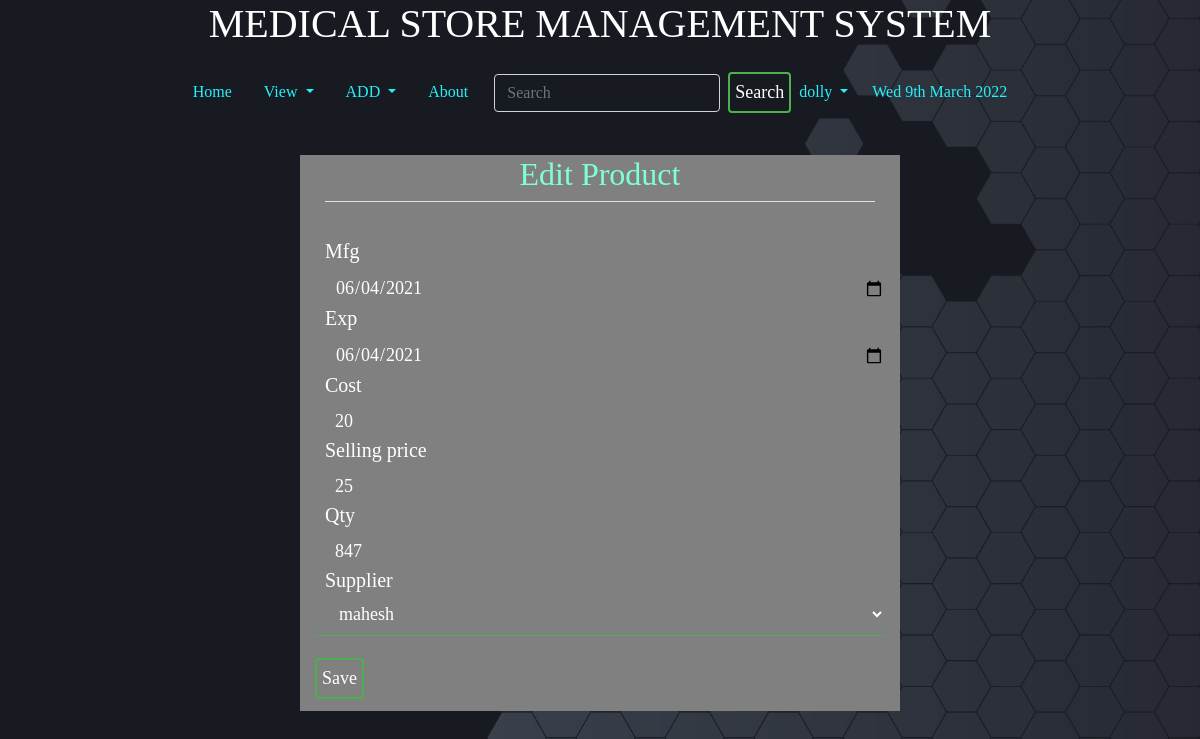
Page /edit/3/ (signed in) on the committed database.
### home/models.py (models this page shows, shortened)
class Product(models.Model):
    name = models.CharField(max_length=200)
    company = models.CharField(max_length=100)
    batch_no = models.CharField(max_length=25)
    cost = models.IntegerField()
    selling_price = models.IntegerField()
    qty=models.IntegerField()
    mfg = models.DateField()
    exp = models.DateField()
    supplier = models.ForeignKey(Supplier, on_delete=models.CASCADE, related_name="supplier_set")
    class Meta:
        ordering= ('name',)

### home/views.py (the view, shortened to what this page needs)
# urls.py: path('edit/<int:pk>/',EditProdView.as_view(), name='edit'),
class EditProdView(generic.UpdateView):
    model = Product
    form_class = ProductForm
    template_name = 'home/product.html'

### home/forms.py
class ProductForm(ModelForm):
    class Meta:
        model = Product
        fields = ('name',)

### home/models.py (called while the page is built)
    def __str__(self):
        return self.name

### templates/home/product.html (shortened to what this page needs)
{% extends 'basic.html' %}
{% block body %}
{% load static %}
{% load crispy_forms_tags %}
{% if user.is_authenticated %}
<div class="col-md-6 offset-md-3">
        <form method="post" enctype="multipart/form-data">
            <fieldset class="form-group mx-auto">
                <legend class="border-bottom text-center mb-4"><h2>Edit Product</h2></legend>
                {{ form|crispy }}
            </fieldset>
            <button class="btn btn-outline-info " type="submit" value="submit">Save</button>
        </form>
</div>
{% else %}
<h2>Please Log in to Create a Post</h2>
{% endif %}
{% endblock body %}

### templates/basic.html (shortened to what this page needs)
<!DOCTYPE html>
<html lang="en">
<head>
    <link rel="stylesheet" href="https://stackpath.bootstrapcdn.com/bootstrap/4.2.1/css/bootstrap.min.css"
 />
    {% load static %}
    <link href="{% static 'css/style.css'  %}" rel="stylesheet" />
</head>
<body style="
      background: linear-gradient(rgba(0, 0, 0, 0), rgba(0, 0, 0, 0)),
        url('/static/images/a.png');
      background-size: cover;
      background-attachment: fixed;
      background-position: top;
    ">
<h1 class="text-center"><p style="color: white;"> MEDICAL STORE MANAGEMENT SYSTEM</p></h1>
    <nav class="navbar navbar-expand-lg navbar-light" style="background: none; color: white; text-color: white">
        <div class="collapse navbar-collapse" id="navbarSupportedContent">
            <ul class="nav justify-content-center">
                <li class="nav-item {% block blogactive %} {% endblock blogactive %}">
                    <a class="nav-link" href="/">Home</a>
                </li>
                <li class="nav-item dropdown">
                    <a class="nav-link dropdown-toggle" href="#" id="navbarDropdown" role="button"
                        data-toggle="dropdown" aria-haspopup="true" aria-expanded="false">
                        View
                    </a>
                </li>
                <li class="nav-item dropdown">
                    <a class="nav-link dropdown-toggle" href="#" id="navbarDropdown" role="button"
                        data-toggle="dropdown" aria-haspopup="true" aria-expanded="false">
                        ADD
                    </a>
                </li>
                <li class="nav-item {% block aboutactive %} {% endblock aboutactive %}">
                    <a class="nav-link" href="/about/">About</a>
                </li>
                {% if user.is_authenticated %}
                <ul class="navbar-nav">
                    <form method="post" action="/search/" class="form-inline my-2 my-lg-0">
                        <li>
                            <input class="form-control mr-sm-2" style="background: none; color: white" type="search"
                                placeholder="Search" aria-label="Search" name="q" id="q" />
                        </li>
                        <li>
                            <button class="btn btn-outline-dark my-2 my-sm-0" type="submit">
                                Search
                            </button>
                        </li>
                    </form>
                    <li class="nav-item dropdown">
                        <a class="nav-link dropdown-toggle" href="#" id="navbarDropdown" role="button"
                            data-toggle="dropdown" aria-haspopup="true" aria-expanded="false">
                            {{request.user}}
                        </a>
                    </li>
                </ul>
                {% else %}
                <li class="nav-item {% block login %} {% endblock login %}">
                    <a class="nav-link" href="{% url 'home:login' %}">Login</a>
                </li>
                {% endif %}
                <li class="nav-item">
                    <a class="nav-link" href="">{% now "D jS F Y" %}</a>
                </li>
            </ul>
        </div>
    </nav>
    <br />
    {% block body %} {% endblock %} {% block js %} {% endblock %}
</body>
</html>

### static/css/style.css (style rules this page uses)
body { margin: 0; padding: 0; font-family: sens-serif; height: 100vh; }
.nav ,.collapse { width:100%; }
.navbar .nav .nav-item .nav-link:link, .navbar .nav .nav-item .nav-link:visited { color: #26f1fb; text-align: center; }
* { padding: 0; margin: 0; border-radius: border-box; }
.form-group { width: 100%; overflow: hidden; font-size: 20px; padding: 8px 0; margin: 8px 0; border-bottom: 1px solid #4caf50; color: white; background: none; margin-bottom: 1rem; margin: 10px; padding: 10px; }
.form-group label { width: 100%; text-align: left; }
input { width: 100%; border: none; outline: none; background: none; color: white; float: left; margin: 0 10px; font-size: 18px; }
.textinput { width: 100%; border: none; outline: none; background: none; color: white; float: left; margin: 0 10px; font-size: 18px; }
.select { width: 100%; border: none; outline: none; background: none; color: white; float: left; margin: 0 10px; font-size: 18px; }
.btn { width: auto; background: none; border: 2px solid #4caf50; color: white; padding: 5px; font-size: 18px; cursor: pointer; margin: 12px 0; }
.col-md-6, .col-md-7, .col-md-8, .col-md-9, .col-md-10 { background: none; background-color: gray; color: white; }
h1, h2, h3, h4, h5, h6 { background: none; color: aquamarine; }

### rows in the picture
Product: mfg "06/04/2021", exp "06/04/2021", cost "20", selling_price "25", qty "847", supplier "mahesh"

### other values in the picture
{{ request.user }} "dolly"
